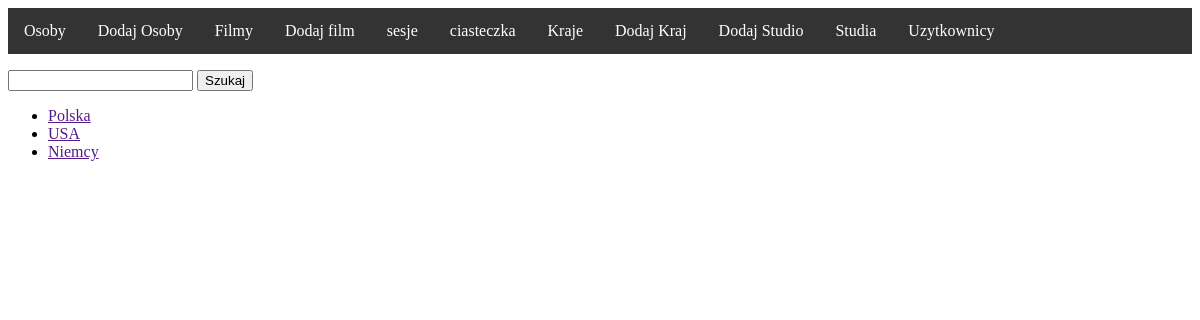
/country/, run on the app's committed database.
### filmweb/models.py (models this page shows)
class Country(models.Model):
    name = models.CharField(max_length=30)
    def __str__(self):
        return self.name

### filmweb/views.py (the view)
# urls.py: path('country/', views.CountryView.as_view(), name='country_list'),
class CountryView(View):
    def get(self, request):
        return render(request, 'show_objects.html', {'object_list': Country.objects.all()})

### templates/show_objects.html
{% extends 'base.html' %}
{% block content %}
    <p>
    <form>
        <input type="text" name="data">
        <input type="submit" value="Szukaj">
    </form>
    </p>
<ul>
    {% for obj in object_list %}
        <li><a href="{{ obj.get_detail_url }}"> {{ obj }}</a></li>
    {% endfor %}
</ul>
{% endblock %}

### data on the page
Country: name "Polska"
Country: name "USA"
Country: name "Niemcy"
